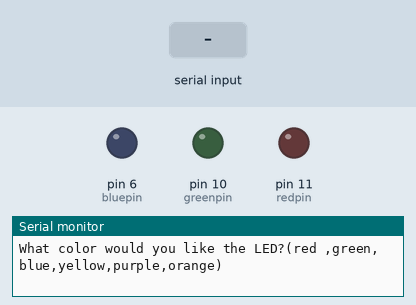
Recording of a sketch running on a simulated Arduino Uno, built with avr-gcc and run on an emulated ATmega328P. Shown: output pins drawn as LEDs (lit = HIGH), the last lines printed to the serial monitor. Inputs (shaded band) come from the test bench.

Above: at 1.2 s.
1.3 s: "red" received over Serial
At 3.5 s:
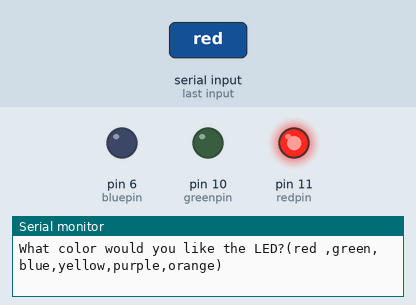
3.8 s: "green" received over Serial
At 5.6 s:
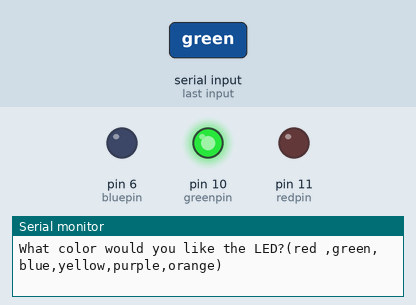
6.3 s: "blue" received over Serial
At 8.5 s:
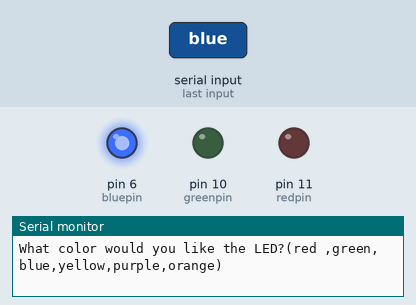
8.8 s: "orange" received over Serial
At 10.7 s:
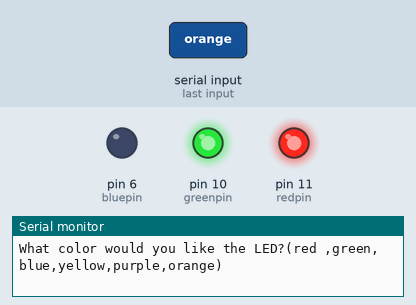
11.3 s: "purple" received over Serial
At 13.5 s:
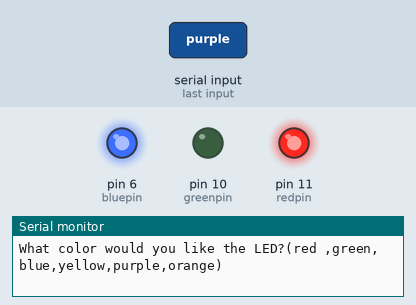
13.8 s: "yellow" received over Serial
At 15.7 s:
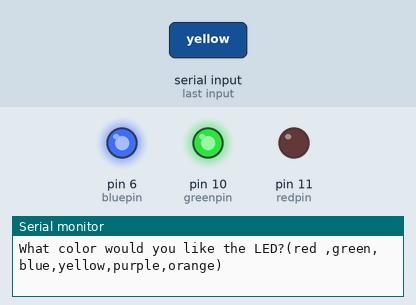
Timing chart, 0 to 17.2 s (numbered marks = the images above; inputs shaded):
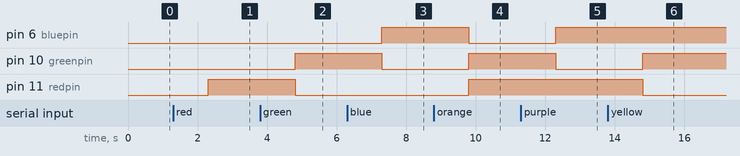

The sketch:

sketch_jun10a.ino
```cpp
int redpin=11;
int greenpin=10;
int bluepin =6;
int brightness=255;
String colorChoice;

void setup() {
  Serial.begin(9600);
  pinMode(redpin,OUTPUT);
  pinMode(greenpin,OUTPUT);
  pinMode(bluepin,OUTPUT);

  // put your setup code here, to run once:

}

void loop() {
  Serial.println("What color would you like the LED?(red ,green,blue,yellow,purple,orange)");
  while (Serial.available()==0){}
  colorChoice =Serial.readString();
  if (colorChoice=="red"){
  analogWrite(redpin,brightness);
  analogWrite(greenpin,0);
  analogWrite(bluepin,0);
}
  if (colorChoice=="green"){
  analogWrite(greenpin,brightness);
  analogWrite(redpin,0);
  analogWrite(bluepin,0);
}
  if (colorChoice=="blue"){
  analogWrite(greenpin,0);
  analogWrite(redpin,0);
  analogWrite(bluepin,brightness);
}
  if (colorChoice=="orange"){
  analogWrite(greenpin,brightness);
  analogWrite(redpin,brightness);
  analogWrite(bluepin,0);
}
if (colorChoice=="purple"){
  analogWrite(greenpin,0);
  analogWrite(redpin,brightness);
  analogWrite(bluepin,brightness);
}
if (colorChoice=="yellow"){
  analogWrite(greenpin,brightness);
  analogWrite(redpin,0);
  analogWrite(bluepin,brightness);
}
if (colorChoice!="red"&&colorChoice!="green"&&colorChoice!="blue"&&colorChoice!="orange"&&colorChoice!="purple"&&colorChoice!="yellow"){
  Serial.println("That is not a valid colorChoice ,please try again");
  Serial.println("");
}
  // put your main code here, to run repeatedly:

}
```

Measured:
- after the input at 1.3 s, pin 11 (redpin): LOW → HIGH after 1.0 s
- after the input at 3.8 s, pin 10 (greenpin): LOW → HIGH after 1.0 s; pin 11 (redpin): HIGH → LOW after 1.0 s
- after the input at 6.3 s, pin 6 (bluepin): LOW → HIGH after 1.0 s; pin 10 (greenpin): HIGH → LOW after 1.0 s
- after the input at 8.8 s, pin 6 (bluepin): HIGH → LOW after 1.0 s; pin 10 (greenpin), pin 11 (redpin): LOW → HIGH after 1.0 s
- after the input at 11.3 s, pin 6 (bluepin): LOW → HIGH after 1.0 s; pin 10 (greenpin): HIGH → LOW after 1.0 s
- after the input at 13.8 s, pin 10 (greenpin): LOW → HIGH after 1.0 s; pin 11 (redpin): HIGH → LOW after 1.0 s
